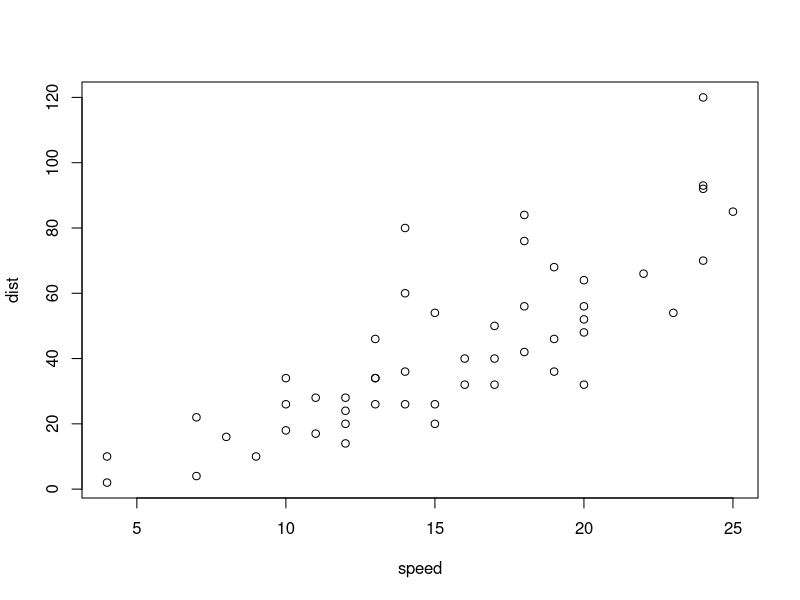
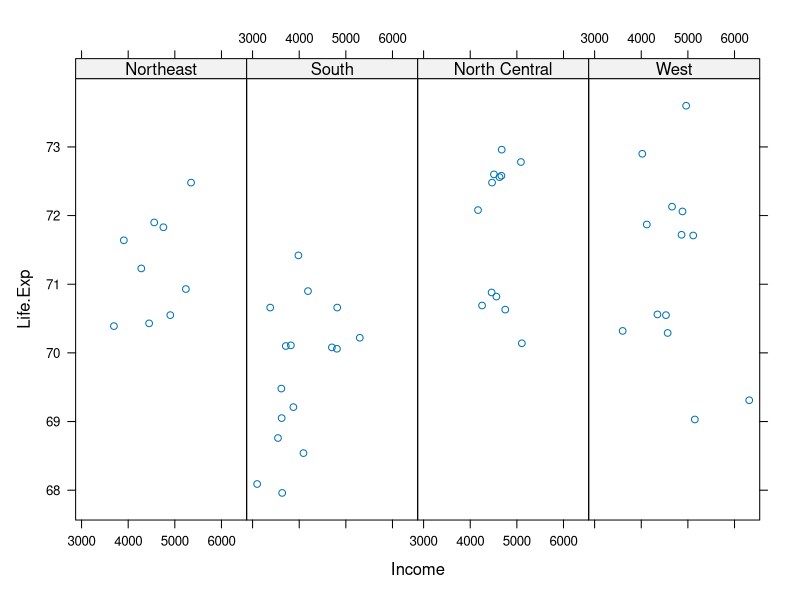
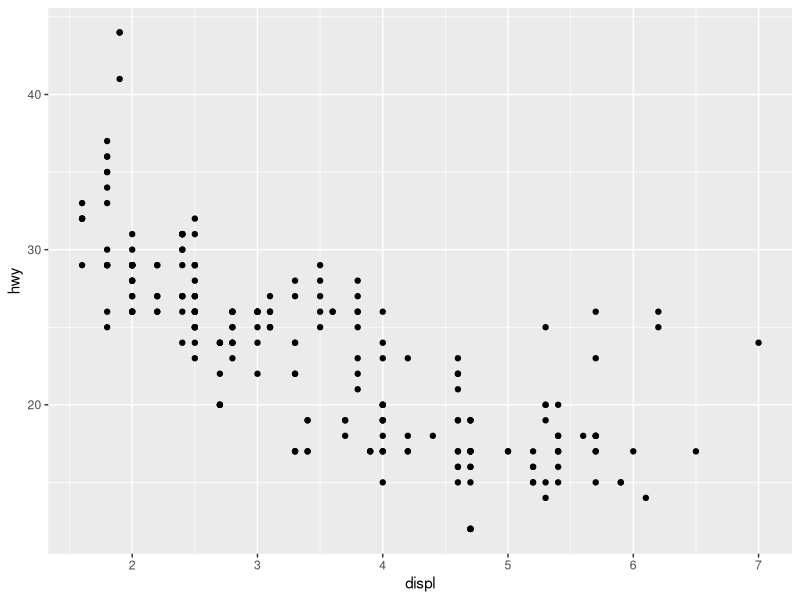

R code for these plots, in order:
# 
# 
# The Base Plotting System
#   -"Artist's palette" model
#   -Start with blank canvas and build up from there
#   -Start with plot function (or similar)
#   -Use annotation functions to add/modify (text, lines, points, axis)
#   
#   -Convenient, mirrors how we think of building plots and analyzing data
#   -Can’t go back once plot has started (i.e. to adjust margins); need to plan in advance
#   -Difficult to "translate" to others once a new plot has been created (no graphical "language")
#   -Plot is just a series of R commands

library(datasets)
data(cars)
with(cars, plot(speed, dist))
##########################################################################################
# The Lattice System
#   -Plots are created with a single function call (xyplot, bwplot, etc.)
#   -Most useful for conditioning types of plots: Looking at how y changes with x across levels of z
#   -Things like margins/spacing set automatically because entire plot is specified at once
#   -Good for puttng many many plots on a screen
# 
#   -Sometimes awkward to specify an entire plot in a single function call
#   -Annotation in plot is not especially intuitive
#   -Use of panel functions and subscripts difficult to wield and requires intense preparation
library(lattice)
state <- data.frame(state.x77, region = state.region)
xyplot(Life.Exp ~ Income | region, data = state, layout = c(4, 1))

###########################################################################################

# The ggplot2 System
# -Splits the difference between base and lattice in a number of ways
# -Automatically deals with spacings, text, titles but also allows you to annotate by "adding" to a plot
# -Superficial similarity to lattice but generally easier/more intuitive to use
# -Default mode makes many choices for you (but you can still customize to your heart's desire)

library(ggplot2)
data(mpg)
qplot(displ, hwy, data = mpg)
#   -Cannot "add" to the plot once it is created


###############################################################################################

# Base , lattice and ggplot2 cannot be mixed/used simultaneously